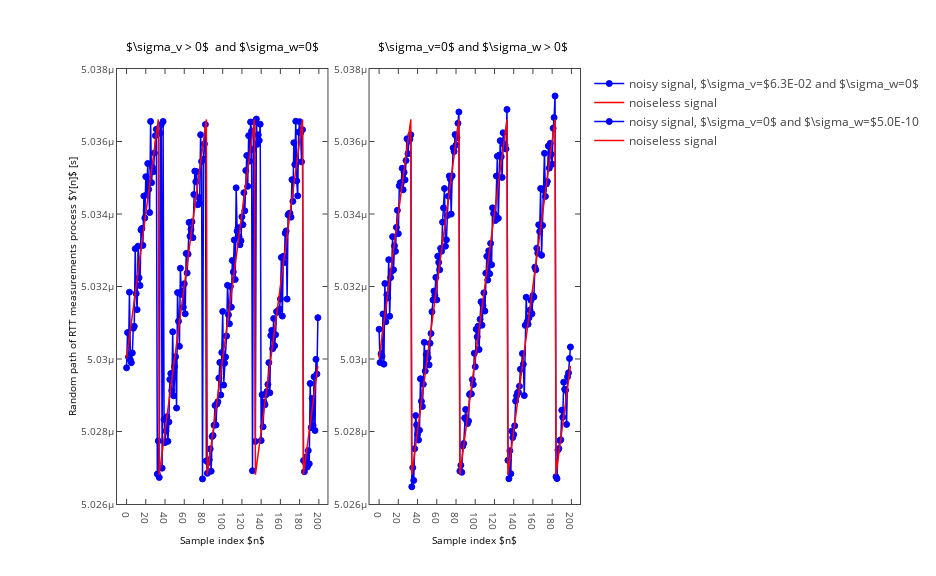

Notebook code for this chart:
### Code cell
# Number of sampling points
N=200
# Noise standard deviations
w_std = 0.5*10**(-9)
v_std = 10**(-1.2)
# Obtain sampling points
n = np.linspace(0, (N-1), N );

# Plot results
plt.figure( figsize = [13, 8]); 
plt.subplot(121)
plt.plot( n, generate_signal(v_std=v_std,w_std=0 ), 'bo-',label=r'noisy signal, $\sigma_v=$%.1E and $\sigma_w=0$'%( v_std ) ); 
plt.plot( n, generate_signal(v_std=0,w_std=0 ), 'r-',label='noiseless signal' ); 
plt.title( r'$\sigma_v > 0$  and $\sigma_w=0$' );
plt.ylabel( r'Random path of RTT measurements process $Y[n]$ [s]' ); plt.xlabel( r'Sample index $n$');
plt.ylim((5.026*10**(-6),5.038*10**(-6)))
plt.ticklabel_format( style = 'sci', scilimits = (0, 0), axis = 'y' )
plt.legend()
plt.subplot(122)
plt.plot( n, generate_signal(v_std=0,w_std=w_std ), 'bo-',label='noisy signal, $\sigma_v=0$ and $\sigma_w=$%.1E'%( w_std )   );
plt.plot( n, generate_signal(v_std=0,w_std=0 ), 'r-',label='noiseless signal' ); 
plt.title( r'$\sigma_v=0$ and $\sigma_w > 0$ ' );
plt.xlabel( r'Sample index $n$')
plt.ylim((5.026*10**(-6),5.038*10**(-6)))
plt.ticklabel_format( style = 'sci', scilimits = (0, 0), axis = 'y' )
plt.legend()
if interactive:
        mpl_to_pltly( plt.gcf( ) )
plt.show()

### Figure 1 — Plotly figure (JSON) as saved in the notebook; plotly's stock layout.template omitted (floating-point values rounded to 4 significant figures; data arrays with more than 128 entries replaced by an {"elided": "..."} marker saying what was removed)
{"data": [{"line": {"color": "rgba (0, 0, 255, 1)", "dash": "solid", "width": 1.5}, "marker": {"color": "#0000FF", "line": {"color": "#0000FF", "width": 1}, "opacity": 1, "size": 6, "symbol": "circle"}, "mode": "lines+markers", "name": "noisy signal, $\\sigma_v=$6.3E-02 and $\\sigma_w=0$", "type": "scatter", "uid": "331b8c01-d1db-46a9-a66c-76dc086a4473", "x": {"elided": "200 int values"}, "xaxis": "x", "y": {"elided": "200 float values"}, "yaxis": "y"}, {"line": {"color": "rgba (255, 0, 0, 1)", "dash": "solid", "width": 1.5}, "mode": "lines", "name": "noiseless signal", "type": "scatter", "uid": "cd1e4a84-39cc-4f74-9fdd-aad53d199f59", "x": {"elided": "200 int values"}, "xaxis": "x", "y": {"elided": "200 float values"}, "yaxis": "y"}, {"line": {"color": "rgba (0, 0, 255, 1)", "dash": "solid", "width": 1.5}, "marker": {"color": "#0000FF", "line": {"color": "#0000FF", "width": 1}, "opacity": 1, "size": 6, "symbol": "circle"}, "mode": "lines+markers", "name": "noisy signal, $\\sigma_v=0$ and $\\sigma_w=$5.0E-10", "type": "scatter", "uid": "cd2bff1c-9488-4bf6-9614-34ceb4328284", "x": {"elided": "200 int values"}, "xaxis": "x2", "y": {"elided": "200 float values"}, "yaxis": "y2"}, {"line": {"color": "rgba (255, 0, 0, 1)", "dash": "solid", "width": 1.5}, "mode": "lines", "name": "noiseless signal", "type": "scatter", "uid": "36eff425-c5fd-4818-a68b-c04a987f1b69", "x": {"elided": "200 int values"}, "xaxis": "x2", "y": {"elided": "200 float values"}, "yaxis": "y2"}], "layout": {"annotations": [{"font": {"color": "#000000", "size": 12}, "showarrow": false, "text": "$\\sigma_v > 0$  and $\\sigma_w=0$", "x": 0.2271, "xanchor": "center", "xref": "paper", "y": 1.027, "yanchor": "bottom", "yref": "paper"}, {"font": {"color": "#000000", "size": 12}, "showarrow": false, "text": "$\\sigma_v=0$ and $\\sigma_w > 0$ ", "x": 0.7721, "xanchor": "center", "xref": "paper", "y": 1.027, "yanchor": "bottom", "yref": "paper"}], "autosize": false, "height": 576, "hovermode": "closest", "margin": {"b": 72, "l": 117, "pad": 0, "r": 93, "t": 69}, "showlegend": true, "width": 936, "xaxis": {"anchor": "y", "domain": [0, 0.4545], "mirror": "ticks", "nticks": 11, "range": [-9.95, 208.9], "showgrid": false, "showline": true, "side": "bottom", "tickfont": {"size": 10}, "ticks": "inside", "title": {"font": {"color": "#000000", "size": 10}, "text": "Sample index $n$"}, "type": "linear", "zeroline": false}, "xaxis2": {"anchor": "y2", "domain": [0.5455, 1], "mirror": "ticks", "nticks": 11, "range": [-9.95, 208.9], "showgrid": false, "showline": true, "side": "bottom", "tickfont": {"size": 10}, "ticks": "inside", "title": {"font": {"color": "#000000", "size": 10}, "text": "Sample index $n$"}, "type": "linear", "zeroline": false}, "yaxis": {"anchor": "x", "domain": [0, 1], "mirror": "ticks", "nticks": 7, "range": [5.026e-06, 5.038e-06], "showgrid": false, "showline": true, "side": "left", "tickfont": {"size": 10}, "ticks": "inside", "title": {"font": {"color": "#000000", "size": 10}, "text": "Random path of RTT measurements process $Y[n]$ [s]"}, "type": "linear", "zeroline": false}, "yaxis2": {"anchor": "x2", "domain": [0, 1], "mirror": "ticks", "nticks": 7, "range": [5.026e-06, 5.038e-06], "showgrid": false, "showline": true, "side": "left", "tickfont": {"size": 10}, "ticks": "inside", "type": "linear", "zeroline": false}}}
